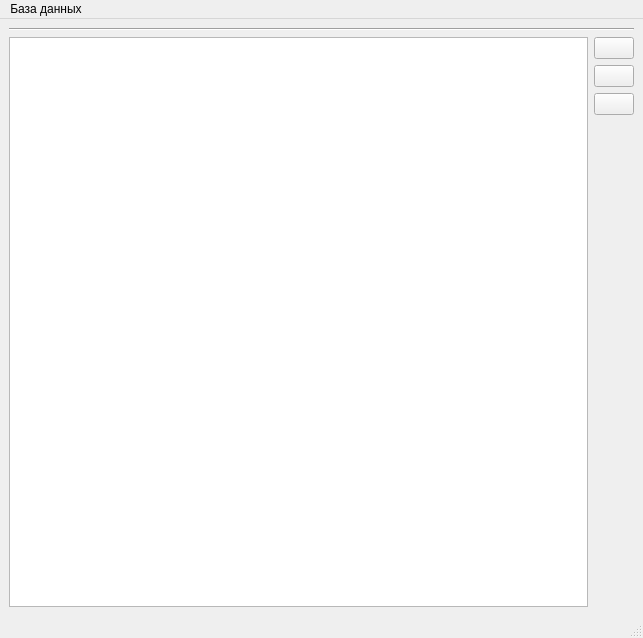
<?xml version="1.0" encoding="UTF-8"?>
<ui version="4.0">
 <class>MainWindow</class>
 <widget class="QMainWindow" name="MainWindow">
  <property name="geometry">
   <rect>
    <x>0</x>
    <y>0</y>
    <width>643</width>
    <height>638</height>
   </rect>
  </property>
  <property name="windowTitle">
   <string>MainWindow</string>
  </property>
  <widget class="QWidget" name="centralwidget">
   <layout class="QVBoxLayout" name="verticalLayout_3">
    <item>
     <widget class="Line" name="line">
      <property name="orientation">
       <enum>Qt::Horizontal</enum>
      </property>
     </widget>
    </item>
    <item>
     <layout class="QHBoxLayout" name="horizontalLayout">
      <item>
       <widget class="QTableWidget" name="mainTable">
        <property name="autoScrollMargin">
         <number>1</number>
        </property>
        <property name="editTriggers">
         <set>QAbstractItemView::NoEditTriggers</set>
        </property>
       </widget>
      </item>
      <item>
       <layout class="QVBoxLayout" name="verticalLayout_2">
        <item>
         <layout class="QVBoxLayout" name="verticalLayout">
          <item>
           <widget class="QPushButton" name="addScript">
            <property name="text">
             <string/>
            </property>
            <property name="icon">
             <iconset resource="IconOK.qrc">
              <normaloff>:/OK/Icon/Add.svg</normaloff>:/OK/Icon/Add.svg</iconset>
            </property>
            <property name="iconSize">
             <size>
              <width>20</width>
              <height>20</height>
             </size>
            </property>
           </widget>
          </item>
          <item>
           <widget class="QPushButton" name="editScript">
            <property name="text">
             <string/>
            </property>
            <property name="icon">
             <iconset resource="IconOK.qrc">
              <normaloff>:/OK/Icon/Edit.svg</normaloff>:/OK/Icon/Edit.svg</iconset>
            </property>
            <property name="iconSize">
             <size>
              <width>20</width>
              <height>20</height>
             </size>
            </property>
           </widget>
          </item>
         </layout>
        </item>
        <item>
         <widget class="QPushButton" name="deleteScript">
          <property name="text">
           <string/>
          </property>
          <property name="icon">
           <iconset resource="IconOK.qrc">
            <normaloff>:/OK/Icon/Delete.svg</normaloff>:/OK/Icon/Delete.svg</iconset>
          </property>
          <property name="iconSize">
           <size>
            <width>20</width>
            <height>20</height>
           </size>
          </property>
         </widget>
        </item>
        <item>
         <spacer name="verticalSpacer">
          <property name="orientation">
           <enum>Qt::Vertical</enum>
          </property>
          <property name="sizeHint" stdset="0">
           <size>
            <width>20</width>
            <height>40</height>
           </size>
          </property>
         </spacer>
        </item>
       </layout>
      </item>
     </layout>
    </item>
   </layout>
  </widget>
  <widget class="QMenuBar" name="menubar">
   <property name="geometry">
    <rect>
     <x>0</x>
     <y>0</y>
     <width>643</width>
     <height>22</height>
    </rect>
   </property>
   <widget class="QMenu" name="menu">
    <property name="title">
     <string>База данных</string>
    </property>
    <addaction name="choseDatabase"/>
    <addaction name="createNewDatabase"/>
    <addaction name="checkTables"/>
   </widget>
   <addaction name="menu"/>
  </widget>
  <widget class="QStatusBar" name="statusbar"/>
  <action name="choseDatabase">
   <property name="text">
    <string>Выбрать</string>
   </property>
  </action>
  <action name="createNewDatabase">
   <property name="text">
    <string>Создать новую</string>
   </property>
  </action>
  <action name="checkTables">
   <property name="text">
    <string>Проверить таблицы</string>
   </property>
  </action>
 </widget>
 <resources>
  <include location="IconOK.qrc"/>
 </resources>
 <connections/>
</ui>
